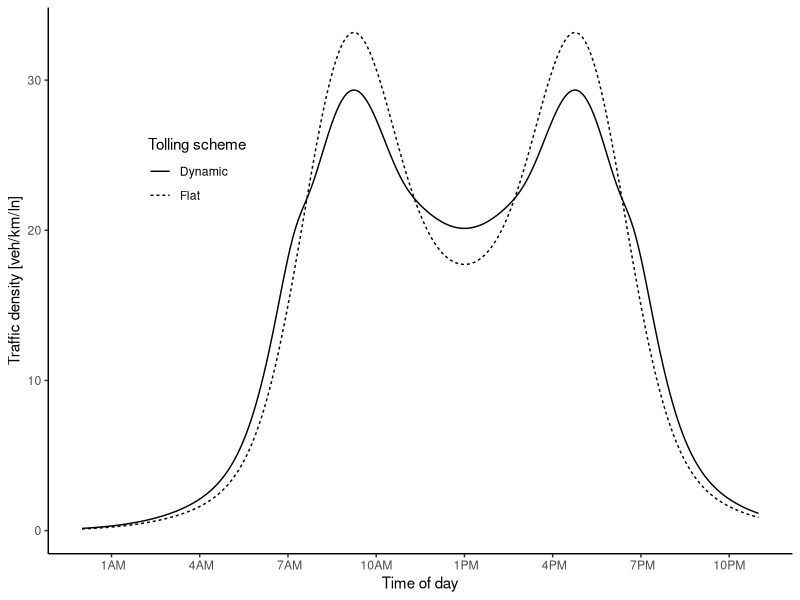
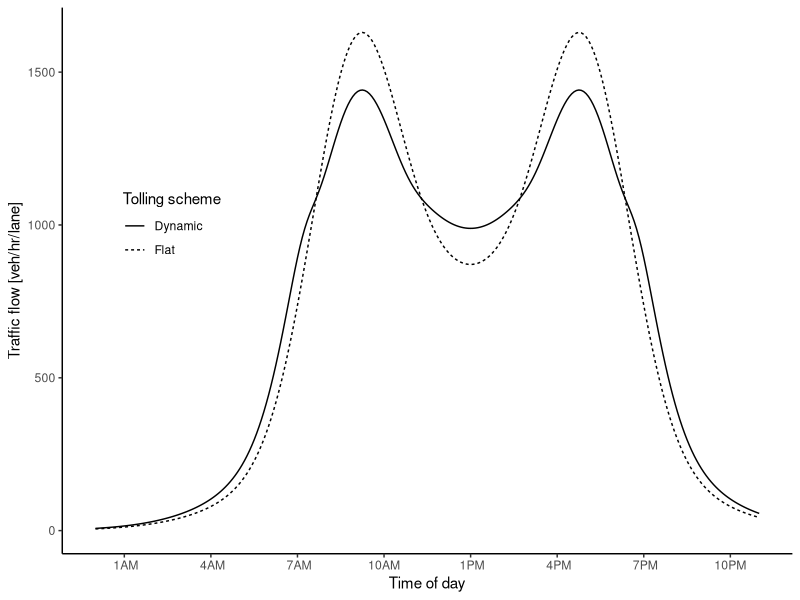
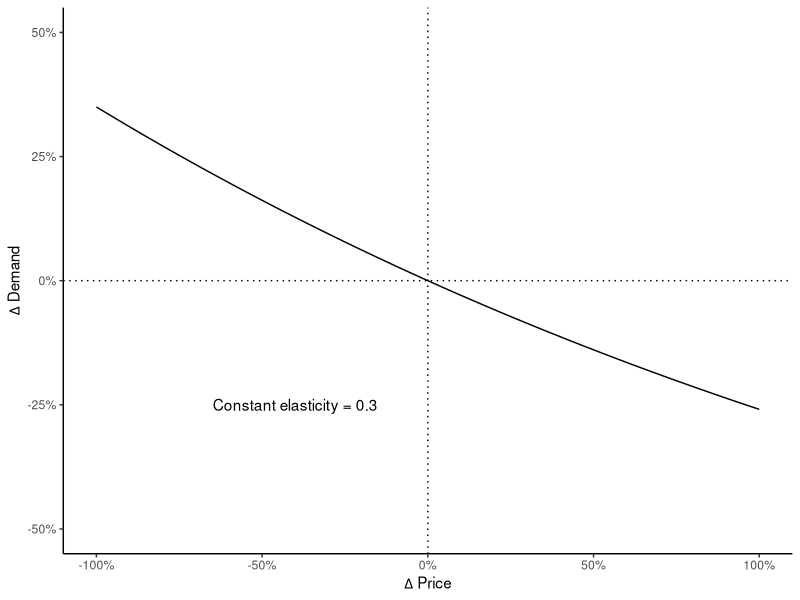
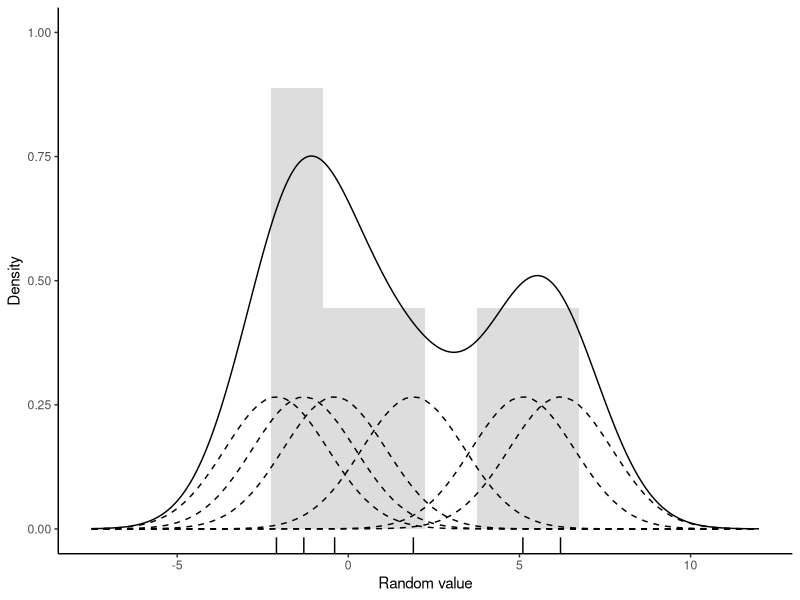
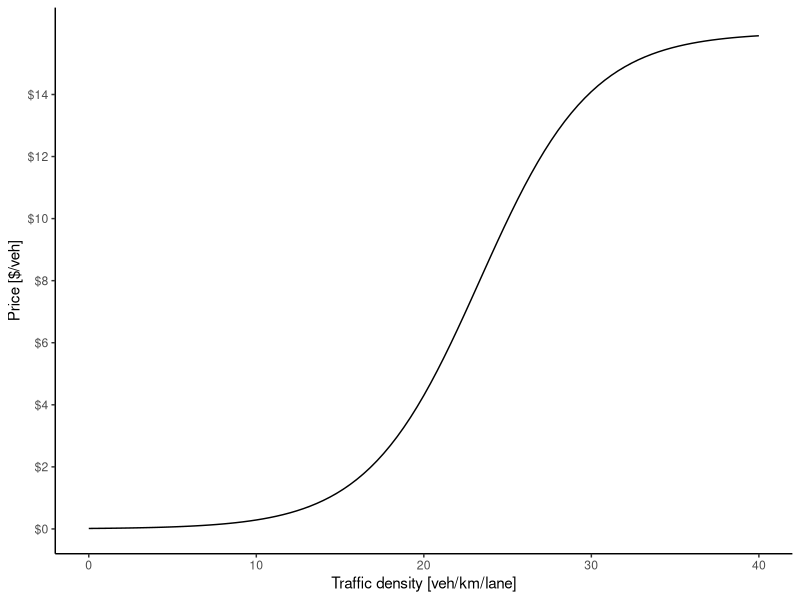
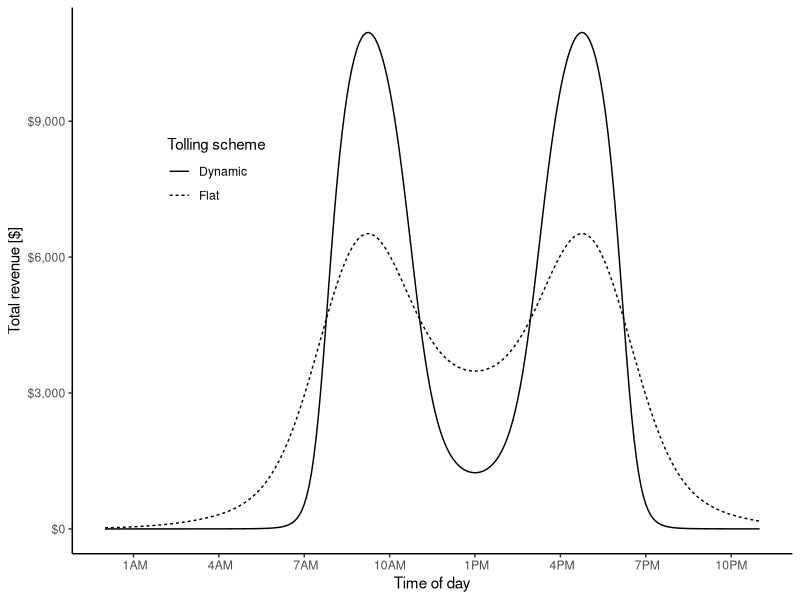
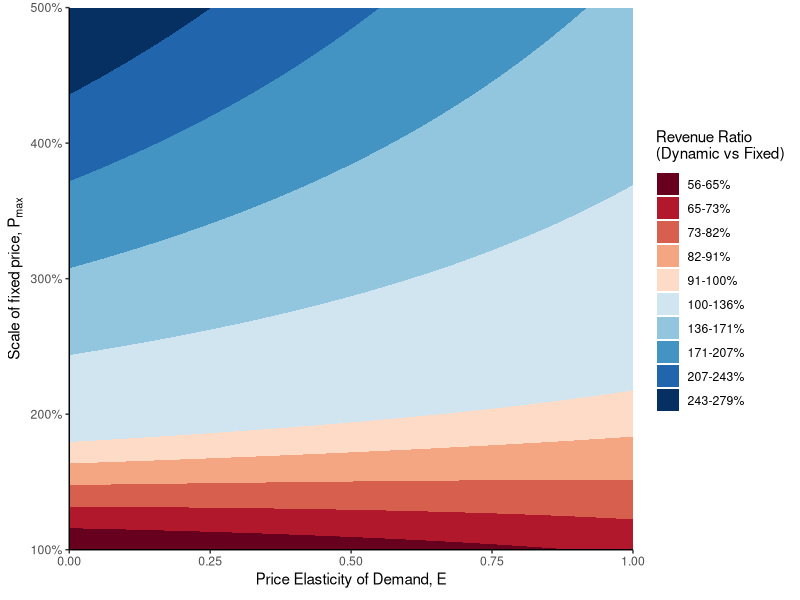
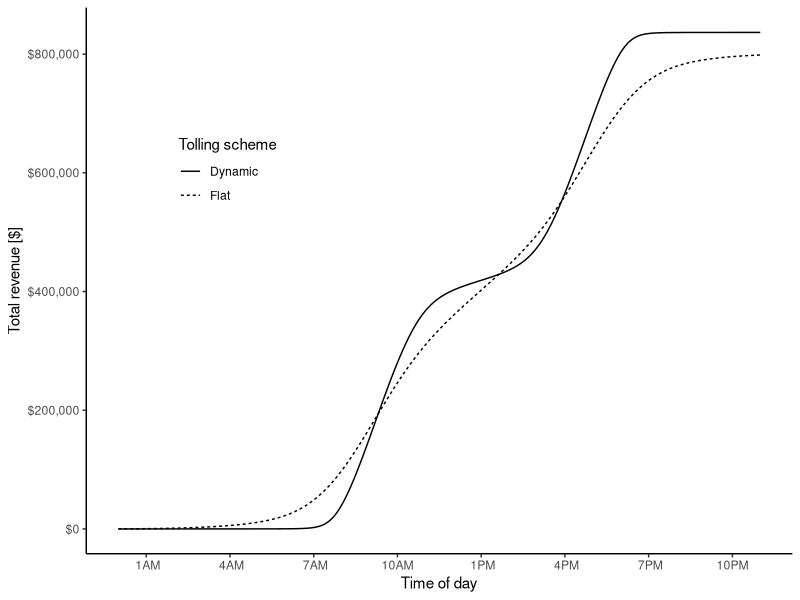

These charts were generated, in order, by the following R code:

library(data.table)
library(ggplot2)
library(scales)
# library(extrafont)

#### Functions ####

#Pricing function
fun.price <- function(k, pmin, pmax, a, b)  pmin + (pmax-pmin)/(1 + exp(a-b*k))

#Elasticity function
fun.elasticdemand <- function(k,p1,p2,E) k+k*(exp(-E*(p2-p1)/(p2+p1))-1)

#Demand distribution (Manually constructed for this example)
fun.demanddist <- function(scale, t,sd) scale*(dnorm(t,mean=9,sd) + dnorm(t,mean=17,sd) + dnorm(t,mean=12,sd=4) + dnorm(t,mean=14,sd=4))


#### Parameters ####
E = 0.3
trips = 100000
inc = 5/60
t = seq(0,24,by=inc)
a = 7
b = 0.3
pfix = 8
pmin = 0*pfix/2
pmax = pfix*2

#### Run for the constant parameters ####
dat = data.table(t=t, k1 = fun.demanddist(85,t,1.5), price1 = pfix)
#dat[ , k2 := fun.demanddist(t,2)]
dat[ , "q1" := trips*k1/sum(k1)/inc/6 ]
dat[ , "n1" := trips*k1/sum(k1) ]
dat[ , price2 := fun.price(k1, pmin, pmax, a, b)]

dat[ , k2 := fun.elasticdemand(k1,price1,price2,E)]
dat[ , k2 := sum(k1)*k2/sum(k2)]
dat[ , "q2" := trips*k2/sum(k2)/inc/6 ]
dat[ , "n2" := trips*k2/sum(k2) ]

#Revenue
dat[ , rev1 := n1*price1]
dat[ , rev2 := n2*price2]
#Cumulative sum
dat[ , sumrev1 := cumsum(rev1)]
dat[ , sumrev2 := cumsum(rev2)]

#Time
dat[ , time := as.POSIXct('2000-01-01 00:00:00 EST', tz='EST') + (3600*t)]

#Check sum
dat[ , lapply(.SD, sum),.SDcols = c("k1","k2")]
dat[ , lapply(.SD, sum),.SDcols = c("q1","q2")]
dat[ , lapply(.SD, sum),.SDcols = c("n1","n2")]


#### Run with varying pmax and elasticity ####
#Set up combination matrix
datvar = as.data.table(expand.grid(tval = t, E = seq(0,1, by=0.05), surge = seq(1, 5, by = 0.1)))
#Assign fixed price & scaled price
datvar[ , price1 := pfix]
datvar[ , pmax := pfix*surge]
#Calculate demand dist for each combo
datvar[ , k1 := fun.demanddist(85, tval, 1.5)]
#Calculate flow and number of trips for fixed price
datvar[ , "q1" := trips*k1/sum(k1)/inc/6 ]
datvar[ , "n1" := trips*k1/sum(k1) ]
#Calculate new price the previous demand
datvar[ , price2 := fun.price(k1, pmin, pmax, a, b)]
#Calculate new density, flow, and number of trips from price
datvar[ , k2 := fun.elasticdemand(k1,price1,price2,E)]
datvar[ , k2 := sum(k1)*k2/sum(k2)]
datvar[ , "q2" := trips*k2/sum(k2)/inc/6 ]
datvar[ , "n2" := trips*k2/sum(k2) ]
#Revenue
datvar[ , rev1 := cumsum(n1*price1)]
datvar[ , rev2 := cumsum(n2*price2)]

#Revenue
datvar[ , rev1 := n1*price1]
datvar[ , rev2 := n2*price2]
#Cumulative sum
datvar[ , sumrev1 := cumsum(rev1)]
datvar[ , sumrev2 := cumsum(rev2)]

#Time
datvar[ , time := as.POSIXct('2000-01-01 00:00:00 EST', tz='EST') + (3600*tval)]

#Check sum
datvar[ , lapply(.SD, sum),.SDcols = c("k1","k2")]
datvar[ , lapply(.SD, sum),.SDcols = c("q1","q2")]
datvar[ , lapply(.SD, sum),.SDcols = c("n1","n2")]

#Aggregate total revenue
revmat <- datvar[ , list("revratio" = sum(rev2)/sum(rev1)), by = .(E,surge)]



#### Ploting ####

#rand = data.table(rand = c(rlnorm(50, sd=0.5), rnorm(50, mean=3, sd=0.5)))
#rand = data.table(rand = rlnorm(5))
rand = data.table(rand = c(-2.1,-1.3,-0.4,1.9,5.1,6.2))
d = density(rand$rand, kernel = 'gaussian', bw=sqrt(2.25))

plot.kernel <- ggplot(rand, aes(rand)) +
  geom_rug() +
  geom_histogram(aes(y=4*..density..), binwidth=d$bw, alpha=0.2) +
  geom_density(aes(y=..count..), bw=d$bw) +
  scale_y_continuous("Density", limits = c(0, 1)) +
  scale_x_continuous("Random value", limits = c(-7.5,12)) +
  theme_classic() 
#theme(text=element_text(family="Times New Roman"))
for(x in rand$rand) plot.kernel <- plot.kernel + stat_function(fun = dnorm, args = list(mean = x, sd = d$bw), linetype=2)
# plot.kernel

plot.price <- ggplot(data.frame(x = c(0, 40)), aes(x)) + 
  stat_function(fun = fun.price, args = list(pmin, pmax, a, b)) +
  scale_y_continuous("Price [$/veh]", labels = scales::dollar, breaks = seq(0,15,by=2), limits = c(0,pmax)) +
  scale_x_continuous("Traffic density [veh/km/lane]") +
  theme_classic()
# theme(text=element_text(family="Times New Roman"))
# plot.price

plot.elasticity <- ggplot(data.frame(x = c(0, 1)), aes(x)) + 
  stat_function(fun = function(x) exp(-E*x)-1) +
  geom_vline(xintercept = 0, linetype="dotted") +
  geom_hline(yintercept = 0, linetype="dotted") +
  annotate("text", x=-0.4, y=-.25, label = paste("Constant elasticity =",E)) + #, family = "Times New Roman") +
  scale_x_continuous(expression(Delta~"Price"), labels = scales::percent, limits = c(-1,1)) +
  scale_y_continuous(expression(Delta~"Demand"), labels = scales::percent, limits = c(-0.5,0.5)) +
  theme_classic()
# theme(text=element_text(family="Times New Roman"))
# plot.elasticity


plot.demanddensity <- ggplot(dat) + 
  geom_line(aes(x=time,y=k1, linetype="Flat")) + 
  geom_line(aes(x=time,y=k2, linetype="Dynamic")) + 
  scale_y_continuous("Traffic density [veh/km/ln]") +
  scale_linetype("Tolling scheme") +
  scale_x_datetime("Time of day", labels = date_format("%l%p", tz='EST'), date_breaks = "3 hour",
                   limits = c(as.POSIXct('2000-01-01 00:00:00 EST', tz='EST'),as.POSIXct('2000-01-01 23:00:00 EST', tz='EST'))) +
  theme_classic() +
  theme(legend.position = c(0.2,0.7), 
        legend.background = element_blank())
        #text=element_text(family="Times New Roman"))
# plot.demanddensity


plot.demandflow <- ggplot(dat) + 
  geom_line(aes(x=time,y=q1, linetype="Flat")) + 
  geom_line(aes(x=time,y=q2, linetype="Dynamic")) + 
  scale_y_continuous("Traffic flow [veh/hr/lane]") +
  scale_linetype("Tolling scheme") +
  scale_x_datetime("Time of day", labels = date_format("%l%p", tz='EST'), date_breaks = "3 hour",
                   limits = c(as.POSIXct('2000-01-01 00:00:00 EST', tz='EST'),as.POSIXct('2000-01-01 23:00:00 EST', tz='EST'))) +
  theme_classic() +
  theme(legend.position = c(0.15,0.6))
        #text=element_text(family="Times New Roman"))
# plot.demandflow


plot.toll <- ggplot(dat) +  
  geom_line(aes(x=time,y=price1, linetype="Flat")) + 
  geom_line(aes(x=time,y=price2, linetype="Dynamic")) + 
  scale_y_continuous("Price [$/veh]", labels = scales::dollar, breaks = seq(0,pmax,by=2), limits = c(0,pmax)) +
  scale_linetype("Tolling scheme") +
  scale_x_datetime("Time of day", labels = date_format("%l%p", tz='EST'), date_breaks = "3 hour",
                   limits = c(as.POSIXct('2000-01-01 00:00:00 EST', tz='EST'),as.POSIXct('2000-01-01 23:00:00 EST', tz='EST'))) +
  theme_classic() +
  theme(legend.position = c(0.2,0.7),
        legend.background = element_blank())
        #text=element_text(family="Times New Roman"))
# plot.toll


plot.revenue <- ggplot(dat) + 
  geom_line(aes(x=time,y=rev1, linetype="Flat")) +
  geom_line(aes(x=time,y=rev2, linetype="Dynamic")) +
  scale_y_continuous("Total revenue [$]", labels = scales::dollar) +
  scale_linetype("Tolling scheme") +
  scale_x_datetime("Time of day", labels = date_format("%l%p", tz='EST'), date_breaks = "3 hour",
                   limits = c(as.POSIXct('2000-01-01 00:00:00 EST', tz='EST'),as.POSIXct('2000-01-01 23:00:00 EST', tz='EST'))) +
  theme_classic() +
  theme(legend.position = c(0.2,0.7),
        legend.background = element_blank())
        #text=element_text(family="Times New Roman"))
# plot.revenue

plot.sumrev <- ggplot(dat) + 
  geom_line(aes(x=time,y=sumrev1, linetype="Flat")) +
  geom_line(aes(x=time,y=sumrev2, linetype="Dynamic")) +
  scale_y_continuous("Total revenue [$]", labels = scales::dollar) +
  scale_linetype("Tolling scheme") +
  scale_x_datetime("Time of day", labels = date_format("%l%p", tz='EST'), date_breaks = "3 hour",
                   limits = c(as.POSIXct('2000-01-01 00:00:00 EST', tz='EST'),as.POSIXct('2000-01-01 23:00:00 EST', tz='EST'))) +
  theme_classic() +
  theme(legend.position = c(0.2,0.7),
        legend.background = element_blank())
#text=element_text(family="Times New Roman"))
# plot.sumrev


cuts = c(with(revmat, seq(100*min(revratio), 100, length.out = 6))[-6], 
  with(revmat, seq(100, 100*max(revratio), length.out = 6)))

plot.revmat <- ggplot(revmat, aes(x = E, y = surge, z = 100*revratio)) +
  geom_contour_filled(breaks = cuts) +
  scale_x_continuous(expression("Price Elasticity of Demand,"~E), limits = c(0,1), expand = c(0,0)) +
  scale_y_continuous(expression("Scale of fixed price,"~P[max]), limits = c(1,5),
                     labels = scales::percent_format(), expand = c(0,0)) +
  scale_fill_brewer(expression("Revenue Ratio\n(Dynamic vs Fixed)"),
                    palette = "RdBu", label = paste0(paste(round(cuts), round(cuts[-1]), sep = "-"),"%")) +
  theme_classic()
# plot.revenue






# ggsave("../figures/toyprice.pdf", plot.price, device = cairo_pdf, width=4.25, height=2, units = "in")
# ggsave("../figures/toyelasticity.pdf", plot.elasticity, device = cairo_pdf, width=4.25, height=2, units = "in")
# ggsave("../figures/toydemand.pdf", plot.demanddensity, device = cairo_pdf, width=4.25, height=2, units = "in")
# ggsave("../figures/toytoll.pdf", plot.toll, device = cairo_pdf, width=4.25, height=2, units = "in")
# ggsave("../figures/toyrevenue.pdf", plot.revenue, device = cairo_pdf, width=4.25, height=2, units = "in")
# ggsave("../figures/KDE.pdf", plot.kernel, device = cairo_pdf, width=4.25, height=2, units = "in")
